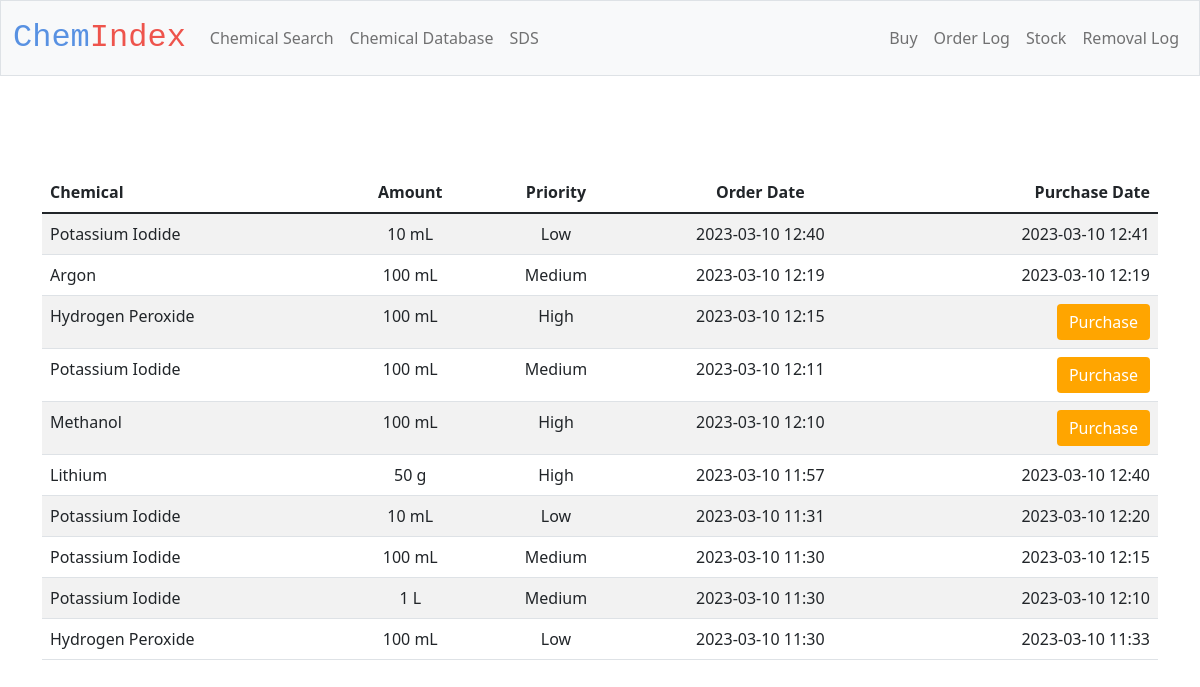
The page /purchase_database on the database as committed earlier.
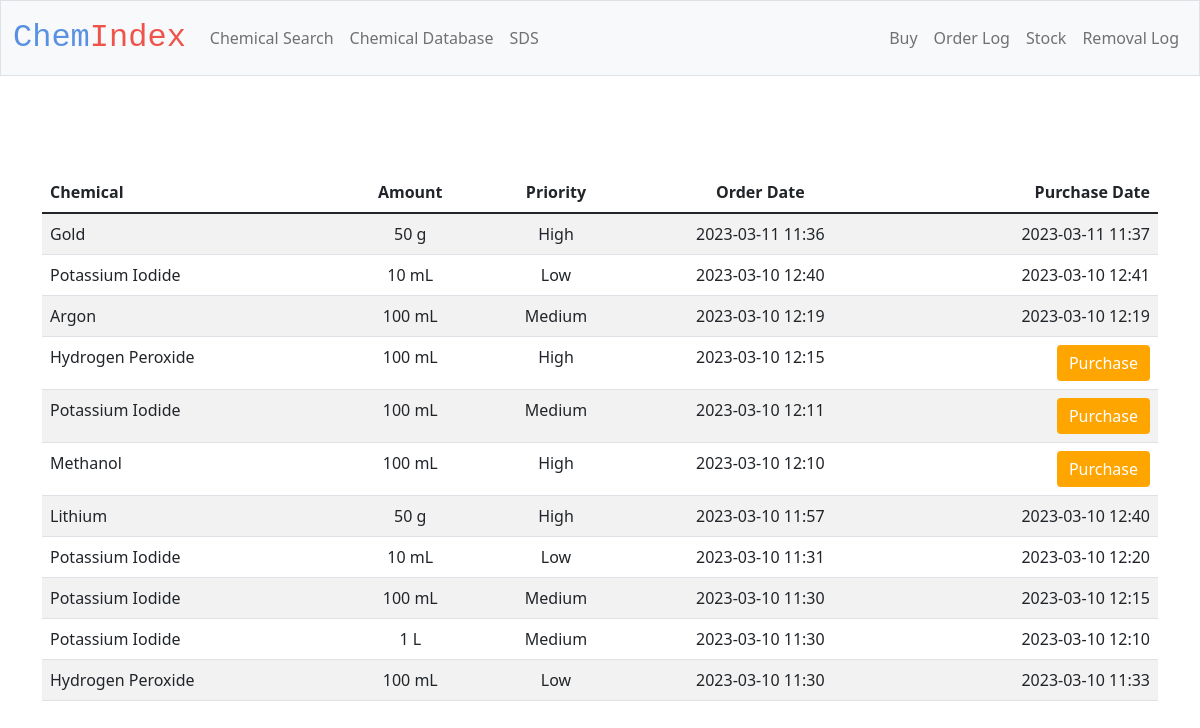
The same page on the database as committed later.
### tables this page shows
CREATE TABLE orders (
    chemical TEXT NOT NULL,
    amount INTEGER NOT NULL,
    unit INTEGER NOT NULL, 
    time DATETIME NOT NULL,
    user TEXT, 
    priority INTEGER NOT NULL, purchase_time DATETIME);

### app.py (the view)
@app.route('/purchase_database')
def purchase_database():
    with sqlite3.connect(db_path) as db:
        data = db.execute("SELECT * FROM orders WHERE amount > 0 ORDER BY time DESC")
        return render_template("purchase_database.html", orders = data)

### templates/purchase_database.html (shortened to what this page needs)
{% extends "layout.html" %}
{% block main %}
<main class="container py-5">
    <table class="table table-striped" id ="purchase_table" name="purchase_table">
        <thead>
            <tr>
                <th class="text-start">Chemical</th>
                <th class="text-center">Amount</th>
                <th class="text-center">Priority</th>
                <th class="text-center">Order Date</th>
                <th class="text-end">Purchase Date</th>
            </tr>
        </thead>
       <tbody>
        {% for row in orders %}
                <tr>
                    <form action="/purchase" method="post">
                    <td class="text-start"> {{row[0]}}</td>
                    <td class="text-center">{{row[1]}} {{row[2]}}</td>
                    <td class="text-center">{{row[5]}}</td>
                    <td class="text-center">{{row[3]}}</td>
                    {%if row[6] == None %}
                        <td class="text-end"> <button class ="button_sds_database btn btn-primary" type="submit">Purchase</button></td>
                    {%else%}
                        <td class="text-end">{{row[6]}}</td>
                    {% endif %}
                    </form>
                </tr>
        {% endfor %}
        </tbody>
    </table>
        </main>
{% endblock %}

### templates/layout.html (shortened to what this page needs)
<!doctype html>
<html lang="en">
  <head>
    <link href="https://cdn.jsdelivr.net/npm/bootstrap@5.1.3/dist/css/bootstrap.min.css" rel="stylesheet">
    <link href="/static/styles.css" rel="stylesheet">
  </head>
  <body>
    <nav class="bg-light border navbar navbar-expand-md navbar-light">
        <div class = "container-fluid">
            <a class = "navbar-brand" href="/"><span class="blue">Chem</span><span class="red">Index</span></a>
                <div class="collapse navbar-collapse" id="navbarNav">
                    <ul class="navbar-nav">
                      <li class="nav-item"><a class="nav-link" href="/search">Chemical Search</a></li>
                      <li class="nav-item"><a class="nav-link" href="/cas_database">Chemical Database</a></li>
                      <li class="nav-item"><a class="nav-link" href="/sds">SDS</a></li>
                    </ul>
                    <ul class="navbar-nav ms-auto ml-5">
                      <li class="nav-item"><a class="nav-link" href="/buy">Buy </a></li>
                      <li class="nav-item"><a class="nav-link" href="/purchase_database"> Order Log </a></li>
                      <li class="nav-item"><a class="nav-link" href="/stock"> Stock </a></li>
                      <li class="nav-item"><a class="nav-link" href="/removal_data"> Removal Log </a></li>
                    </ul>
                  </div>
        </div>
    </nav>
    <main class="container-fluid py-5 text-center">
        {% block main %}{% endblock %}
    </main>
  </body>
</html>

### static/styles.css (style rules this page uses)
nav .navbar-brand { font-size: xx-large; font-family: 'Courier New', Courier, monospace; }
.blue { color: #5891e2; }
.red { color: #ee544c; }
.button_sds_database { background-color:orange; color: white; border: none; }

Rows that differ between the two databases and show on the page:
added orders: chemical "Gold", amount "50", unit "g", priority "High", time "2023-03-11 11:36", purchase_time "2023-03-11 11:37"
